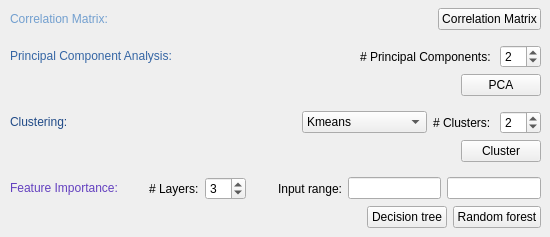
       <widget class="QWidget" name="Analyse">
        <attribute name="title">
         <string>Analyse</string>
        </attribute>
        <widget class="QWidget" name="verticalLayoutWidget_6">
         <property name="geometry">
          <rect>
           <x>10</x>
           <y>8</y>
           <width>531</width>
           <height>220</height>
          </rect>
         </property>
         <layout class="QVBoxLayout" name="verticalLayout_9">
          <item>
           <layout class="QHBoxLayout" name="horizontalLayout_24">
            <item>
             <widget class="QLabel" name="label_46">
              <property name="text">
               <string>&lt;html&gt;&lt;head/&gt;&lt;body&gt;&lt;p&gt;&lt;span style=&quot; color:#729fcf;&quot;&gt;Correlation Matrix:&lt;/span&gt;&lt;/p&gt;&lt;/body&gt;&lt;/html&gt;</string>
              </property>
             </widget>
            </item>
            <item>
             <spacer name="horizontalSpacer_22">
              <property name="orientation">
               <enum>Qt::Horizontal</enum>
              </property>
              <property name="sizeHint" stdset="0">
               <size>
                <width>40</width>
                <height>20</height>
               </size>
              </property>
             </spacer>
            </item>
            <item>
             <widget class="QPushButton" name="correlationBtn">
              <property name="toolTip">
               <string>&lt;html&gt;&lt;head/&gt;&lt;body&gt;&lt;p&gt;Press this button to show the correlation matrix of the plotted data.&lt;/p&gt;&lt;/body&gt;&lt;/html&gt;</string>
              </property>
              <property name="text">
               <string>Correlation Matrix</string>
              </property>
             </widget>
            </item>
           </layout>
          </item>
          <item>
           <spacer name="verticalSpacer_11">
            <property name="orientation">
             <enum>Qt::Vertical</enum>
            </property>
            <property name="sizeHint" stdset="0">
             <size>
              <width>20</width>
              <height>40</height>
             </size>
            </property>
           </spacer>
          </item>
          <item>
           <layout class="QVBoxLayout" name="verticalLayout_6">
            <item>
             <layout class="QHBoxLayout" name="horizontalLayout_25">
              <item>
               <widget class="QLabel" name="label_44">
                <property name="text">
                 <string>&lt;html&gt;&lt;head/&gt;&lt;body&gt;&lt;p&gt;&lt;span style=&quot; color:#3465a4;&quot;&gt;Principal Component Analysis:&lt;/span&gt;&lt;/p&gt;&lt;/body&gt;&lt;/html&gt;</string>
                </property>
               </widget>
              </item>
              <item>
               <spacer name="horizontalSpacer_23">
                <property name="orientation">
                 <enum>Qt::Horizontal</enum>
                </property>
                <property name="sizeHint" stdset="0">
                 <size>
                  <width>40</width>
                  <height>20</height>
                 </size>
                </property>
               </spacer>
              </item>
              <item>
               <widget class="QLabel" name="label_45">
                <property name="text">
                 <string># Principal Components: </string>
                </property>
               </widget>
              </item>
              <item>
               <widget class="QSpinBox" name="nrOfpca">
                <property name="maximumSize">
                 <size>
                  <width>16777215</width>
                  <height>16777215</height>
                 </size>
                </property>
                <property name="toolTip">
                 <string>&lt;html&gt;&lt;head/&gt;&lt;body&gt;&lt;p&gt;Select the number of PC.&lt;/p&gt;&lt;/body&gt;&lt;/html&gt;</string>
                </property>
                <property name="value">
                 <number>2</number>
                </property>
               </widget>
              </item>
             </layout>
            </item>
            <item>
             <layout class="QHBoxLayout" name="horizontalLayout_26">
              <item>
               <spacer name="horizontalSpacer_24">
                <property name="orientation">
                 <enum>Qt::Horizontal</enum>
                </property>
                <property name="sizeHint" stdset="0">
                 <size>
                  <width>40</width>
                  <height>20</height>
                 </size>
                </property>
               </spacer>
              </item>
              <item>
               <widget class="QPushButton" name="PCABtn">
                <property name="toolTip">
                 <string>&lt;html&gt;&lt;head/&gt;&lt;body&gt;&lt;p&gt;When the desired method of analyses and the number of clusters or parameters is set, press this button to perform the analysis.&lt;/p&gt;&lt;/body&gt;&lt;/html&gt;</string>
                </property>
                <property name="text">
                 <string>PCA</string>
                </property>
               </widget>
              </item>
             </layout>
            </item>
           </layout>
          </item>
          <item>
           <spacer name="verticalSpacer_10">
            <property name="orientation">
             <enum>Qt::Vertical</enum>
            </property>
            <property name="sizeHint" stdset="0">
             <size>
              <width>20</width>
              <height>40</height>
             </size>
            </property>
           </spacer>
          </item>
          <item>
           <layout class="QVBoxLayout" name="verticalLayout_7">
            <item>
             <layout class="QHBoxLayout" name="horizontalLayout_27">
              <item>
               <widget class="QLabel" name="label_33">
                <property name="palette">
                 <palette>
                  <active>
                   <colorrole role="Highlight">
                    <brush brushstyle="SolidPattern">
                     <color alpha="255">
                      <red>52</red>
                      <green>101</green>
                      <blue>164</blue>
                     </color>
                    </brush>
                   </colorrole>
                  </active>
                  <inactive>
                   <colorrole role="Highlight">
                    <brush brushstyle="SolidPattern">
                     <color alpha="255">
                      <red>52</red>
                      <green>101</green>
                      <blue>164</blue>
                     </color>
                    </brush>
                   </colorrole>
                  </inactive>
                  <disabled>
                   <colorrole role="Highlight">
                    <brush brushstyle="SolidPattern">
                     <color alpha="255">
                      <red>145</red>
                      <green>145</green>
                      <blue>145</blue>
                     </color>
                    </brush>
                   </colorrole>
                  </disabled>
                 </palette>
                </property>
                <property name="text">
                 <string>&lt;html&gt;&lt;head/&gt;&lt;body&gt;&lt;p&gt;&lt;span style=&quot; color:#204a87;&quot;&gt;Clustering:&lt;/span&gt;&lt;/p&gt;&lt;/body&gt;&lt;/html&gt;</string>
                </property>
               </widget>
              </item>
              <item>
               <spacer name="horizontalSpacer_25">
                <property name="orientation">
                 <enum>Qt::Horizontal</enum>
                </property>
                <property name="sizeHint" stdset="0">
                 <size>
                  <width>40</width>
                  <height>20</height>
                 </size>
                </property>
               </spacer>
              </item>
              <item>
               <spacer name="horizontalSpacer_34">
                <property name="orientation">
                 <enum>Qt::Horizontal</enum>
                </property>
                <property name="sizeHint" stdset="0">
                 <size>
                  <width>40</width>
                  <height>20</height>
                 </size>
                </property>
               </spacer>
              </item>
              <item>
               <widget class="QComboBox" name="clusterTypeComBox">
                <property name="maximumSize">
                 <size>
                  <width>16777215</width>
                  <height>16777215</height>
                 </size>
                </property>
                <property name="toolTip">
                 <string>&lt;html&gt;&lt;head/&gt;&lt;body&gt;&lt;p&gt;Choice of analysis method to utilize on the chosen data.&lt;/p&gt;&lt;p&gt;&lt;span style=&quot; text-decoration: underline;&quot;&gt;Kmeans&lt;/span&gt;&lt;/p&gt;&lt;p&gt;Perform Kmeans clustering with a selected amount of clusters. This technique will cluster the data to the nearest centroid using a euclidean distance measure which aims to minimize the within-cluster variation.&lt;/p&gt;&lt;p&gt;&lt;br/&gt;&lt;span style=&quot; text-decoration: underline;&quot;&gt;PCA&lt;/span&gt;&lt;/p&gt;&lt;p&gt;Perform principal component analysis with a chosen amount of components. The function will compute the analysis and store the data to a hdf file. The data stored is the scores of the principal components availeable with the keyword: PC. The loadings availeable through the keyword: loadings. The correlation matrix is availeable through the keyword: correlation_matrix, and the explained variance for the components is availeable through: explained and the simulation data through: sim_data&lt;/p&gt;&lt;p&gt;The scores plot from the first two components, loadings matrix and the explained variance will also be plotted. &lt;span style=&quot; font-weight:600;&quot;&gt;NB: &lt;/span&gt;The amount of components cannot exceed the amount of variables availeable for plotting except time and cycle.&lt;/p&gt;&lt;p&gt;&lt;br/&gt;&lt;span style=&quot; text-decoration: underline;&quot;&gt;Hierarchical&lt;/span&gt;&lt;/p&gt;&lt;p&gt;Hierarchical clustering with a euclidean distance measure and an average linkage criterion between clusters. &lt;span style=&quot; font-weight:600;&quot;&gt;NB:&lt;/span&gt; This method is sensitive to large data, and may not be possible depending on the size of the dataset.&lt;/p&gt;&lt;p&gt;&lt;br/&gt;&lt;span style=&quot; text-decoration: underline;&quot;&gt;Gaussian Mixture&lt;/span&gt;&lt;/p&gt;&lt;p&gt;Perform a gaussian mixture clustering with a selected amount of clusters. This method is beneficial as it accounts for the variance meaning that this model is suited for clusters of different shapes. &lt;/p&gt;&lt;p&gt;&lt;span style=&quot; text-decoration: underline;&quot;&gt;Spectral&lt;/span&gt;&lt;/p&gt;&lt;p&gt;Spectral clustering will turn the clustering problem into a graph partitioning problem. Useful when the structure of the individual clusters is highly non-convex or more generally when a measure of the center and spread of the cluster is not a suitable description of the complete cluster. The graph is constructed based on the k-nearest-neighbour, with 30 neighbours.&lt;/p&gt;&lt;/body&gt;&lt;/html&gt;</string>
                </property>
                <item>
                 <property name="text">
                  <string>Kmeans</string>
                 </property>
                </item>
                <item>
                 <property name="text">
                  <string>Hierarchical</string>
                 </property>
                </item>
                <item>
                 <property name="text">
                  <string>Gaussian Mixture</string>
                 </property>
                </item>
                <item>
                 <property name="text">
                  <string>Spectral</string>
                 </property>
                </item>
               </widget>
              </item>
              <item>
               <widget class="QLabel" name="label_30">
                <property name="text">
                 <string># Clusters: </string>
                </property>
               </widget>
              </item>
              <item>
               <widget class="QSpinBox" name="nrOfCluster">
                <property name="maximumSize">
                 <size>
                  <width>16777215</width>
                  <height>16777215</height>
                 </size>
                </property>
                <property name="toolTip">
                 <string>&lt;html&gt;&lt;head/&gt;&lt;body&gt;&lt;p&gt;Select the number of clusters.&lt;/p&gt;&lt;/body&gt;&lt;/html&gt;</string>
                </property>
                <property name="value">
                 <number>2</number>
                </property>
               </widget>
              </item>
             </layout>
            </item>
            <item>
             <layout class="QHBoxLayout" name="horizontalLayout_28">
              <item>
               <spacer name="horizontalSpacer_26">
                <property name="orientation">
                 <enum>Qt::Horizontal</enum>
                </property>
                <property name="sizeHint" stdset="0">
                 <size>
                  <width>40</width>
                  <height>20</height>
                 </size>
                </property>
               </spacer>
              </item>
              <item>
               <spacer name="horizontalSpacer_27">
                <property name="orientation">
                 <enum>Qt::Horizontal</enum>
                </property>
                <property name="sizeHint" stdset="0">
                 <size>
                  <width>40</width>
                  <height>20</height>
                 </size>
                </property>
               </spacer>
              </item>
              <item>
               <spacer name="horizontalSpacer_33">
                <property name="orientation">
                 <enum>Qt::Horizontal</enum>
                </property>
                <property name="sizeHint" stdset="0">
                 <size>
                  <width>40</width>
                  <height>20</height>
                 </size>
                </property>
               </spacer>
              </item>
              <item>
               <widget class="QPushButton" name="clusterButton">
                <property name="toolTip">
                 <string>&lt;html&gt;&lt;head/&gt;&lt;body&gt;&lt;p&gt;When the desired method of analyses and the number of clusters or parameters is set, press this button to perform the analysis.&lt;/p&gt;&lt;/body&gt;&lt;/html&gt;</string>
                </property>
                <property name="text">
                 <string>Cluster</string>
                </property>
               </widget>
              </item>
             </layout>
            </item>
           </layout>
          </item>
          <item>
           <spacer name="verticalSpacer_9">
            <property name="orientation">
             <enum>Qt::Vertical</enum>
            </property>
            <property name="sizeHint" stdset="0">
             <size>
              <width>20</width>
              <height>40</height>
             </size>
            </property>
           </spacer>
          </item>
          <item>
           <layout class="QVBoxLayout" name="verticalLayout_8">
            <item>
             <layout class="QHBoxLayout" name="horizontalLayout_30">
              <item>
               <widget class="QLabel" name="label_48">
                <property name="text">
                 <string>&lt;html&gt;&lt;head/&gt;&lt;body&gt;&lt;p&gt;&lt;span style=&quot; color:#6340bf;&quot;&gt;Feature Importance:&lt;/span&gt;&lt;/p&gt;&lt;/body&gt;&lt;/html&gt;</string>
                </property>
               </widget>
              </item>
              <item>
               <spacer name="horizontalSpacer_35">
                <property name="orientation">
                 <enum>Qt::Horizontal</enum>
                </property>
                <property name="sizeHint" stdset="0">
                 <size>
                  <width>40</width>
                  <height>20</height>
                 </size>
                </property>
               </spacer>
              </item>
              <item>
               <widget class="QLabel" name="label_35">
                <property name="text">
                 <string># Layers:</string>
                </property>
               </widget>
              </item>
              <item>
               <widget class="QSpinBox" name="LayerSpinBox">
                <property name="value">
                 <number>3</number>
                </property>
                <property name="displayIntegerBase">
                 <number>10</number>
                </property>
               </widget>
              </item>
              <item>
               <spacer name="horizontalSpacer_29">
                <property name="orientation">
                 <enum>Qt::Horizontal</enum>
                </property>
                <property name="sizeHint" stdset="0">
                 <size>
                  <width>40</width>
                  <height>20</height>
                 </size>
                </property>
               </spacer>
              </item>
              <item>
               <widget class="QLabel" name="label_36">
                <property name="text">
                 <string>Input range:</string>
                </property>
               </widget>
              </item>
              <item>
               <widget class="QLineEdit" name="minDataRange"/>
              </item>
              <item>
               <widget class="QLineEdit" name="maxDataRange"/>
              </item>
             </layout>
            </item>
            <item>
             <layout class="QHBoxLayout" name="horizontalLayout_32">
              <item>
               <spacer name="horizontalSpacer_30">
                <property name="orientation">
                 <enum>Qt::Horizontal</enum>
                </property>
                <property name="sizeHint" stdset="0">
                 <size>
                  <width>40</width>
                  <height>20</height>
                 </size>
                </property>
               </spacer>
              </item>
              <item>
               <widget class="QPushButton" name="DecisionTreeBtn">
                <property name="text">
                 <string>Decision tree</string>
                </property>
               </widget>
              </item>
              <item>
               <widget class="QPushButton" name="RandForestBtn">
                <property name="text">
                 <string>Random forest</string>
                </property>
               </widget>
              </item>
             </layout>
            </item>
           </layout>
          </item>
         </layout>
        </widget>
       </widget>
